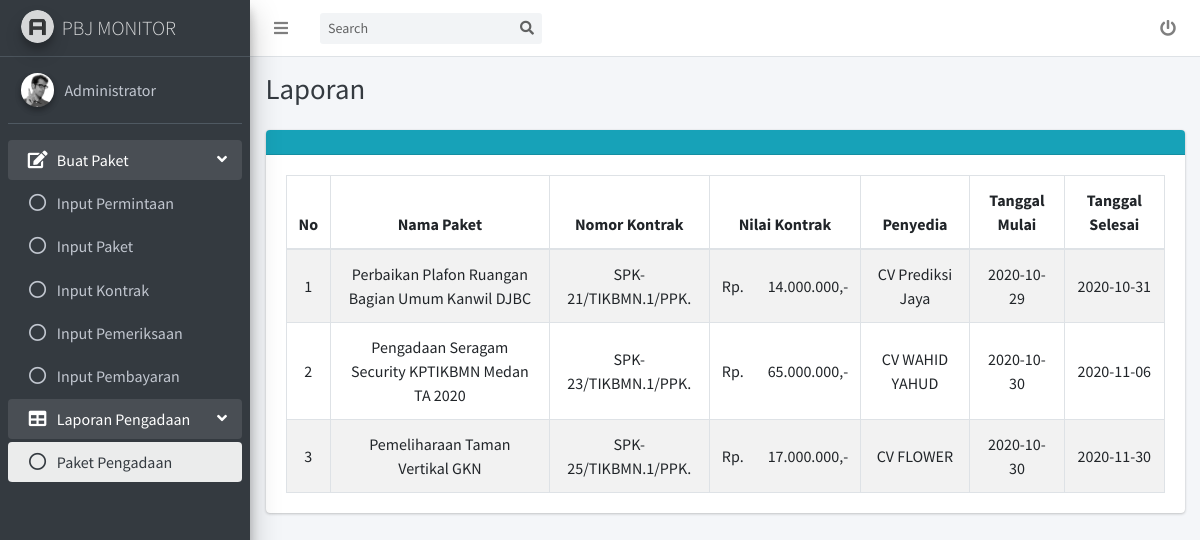
Page /pengadaan2.php?info=paket (signed in) on the committed database.
### tables this page shows
CREATE TABLE `permintaan` (
  `no` int(11) NOT NULL,
  `user` varchar(50) NOT NULL,
  `dasar_permintaan` varchar(100) NOT NULL,
  `ket` varchar(100) NOT NULL
);

CREATE TABLE `paket` (
  `no` varchar(11) NOT NULL,
  `nama_paket` varchar(100) NOT NULL,
  `akun` int(11) NOT NULL,
  `nilai_hps` int(11) NOT NULL
);

CREATE TABLE `kontrak` (
  `no` int(11) NOT NULL,
  `no_kontrak` varchar(20) NOT NULL,
  `nilai_kontrak` int(15) NOT NULL,
  `penyedia` varchar(100) NOT NULL,
  `tgl_mulai` date NOT NULL,
  `tgl_selesai` date NOT NULL
);

### pengadaan2.php (the view, shortened to what this page needs)
<!DOCTYPE html>
<html>
<head>
  <link rel="stylesheet" href="plugins/fontawesome-free/css/all.min.css">
  <link rel="stylesheet" href="dist/css/adminlte.min.css">
</head>
<body class="hold-transition sidebar-mini layout-fixed">
<div class="wrapper">
  <nav class="main-header navbar navbar-expand navbar-white navbar-light">
    <ul class="navbar-nav">
      <li class="nav-item">
        <a class="nav-link" data-widget="pushmenu" href="#" role="button"><i class="fas fa-bars"></i></a>
      </li>
    </ul>
    <form class="form-inline ml-3">
      <div class="input-group input-group-sm">
        <input class="form-control form-control-navbar" type="search" placeholder="Search" aria-label="Search" id="input" onkeyup="searchTable()">
        <div class="input-group-append">
          <button class="btn btn-navbar" type="submit">
            <i class="fas fa-search"></i>
          </button>
        </div>
      </div>
    </form>
	<ul class="navbar-nav ml-auto">
	  <li class="nav-item">
        <a class="nav-link" href="logout.php">
          <i class="fas fa-power-off"></i>
        </a>
      </li>
	</ul>
  </nav>
  <aside class="main-sidebar sidebar-dark-primary elevation-4">
    <a href="home.php" class="brand-link">
      <img src="dist/img/AdminLTELogo.png" alt="AdminLTE Logo" class="brand-image img-circle elevation-3"
           style="opacity: .8">
      <span class="brand-text font-weight-light">PBJ MONITOR</span>
    </a>
    <div class="sidebar">
      <div class="user-panel mt-3 pb-3 mb-3 d-flex">
        <div class="image">
          <img src="dist/img/user2-160x160.jpg" class="img-circle elevation-2" alt="User Image">
        </div>
        <div class="info">
          <a href="#" class="d-block"><?php echo $_SESSION['name']; ?></a>
        </div>
      </div>
      <nav class="mt-2">
        <ul class="nav nav-pills nav-sidebar flex-column" data-widget="treeview" role="menu" data-accordion="false">
		<li class="nav-item has-treeview menu-open">
            <a href="#" class="nav-link">
              <i class="nav-icon fas fa-edit"></i>
              <p>
                Buat Paket
                <i class="fas fa-angle-left right"></i>
              </p>
            </a>
            <ul class="nav nav-treeview">
              <li class="nav-item">
                <a href="permintaan.php" class="nav-link">
                  <i class="far fa-circle nav-icon"></i>
                  <p><?php if($_SESSION['akses'] == "admin") echo "Input "; ?>Permintaan</p>
                </a>
              </li>
              <li class="nav-item">
                <a href="paket.php" class="nav-link">
                  <i class="far fa-circle nav-icon"></i>
                  <p><?php if($_SESSION['akses'] == "admin") echo "Input "; ?>Paket</p>
                </a>
              </li>
              <li class="nav-item">
                <a href="kontrak.php" class="nav-link">
                  <i class="far fa-circle nav-icon"></i>
                  <p><?php if($_SESSION['akses'] == "admin") echo "Input "; ?>Kontrak</p>
                </a>
              </li>
              <li class="nav-item">
                <a href="pemeriksaan.php" class="nav-link">
                  <i class="far fa-circle nav-icon"></i>
                  <p><?php if($_SESSION['akses'] == "admin") echo "Input "; ?>Pemeriksaan</p>
                </a>
              </li>
			  <li class="nav-item">
                <a href="pembayaran.php" class="nav-link">
                  <i class="far fa-circle nav-icon"></i>
                  <p><?php if($_SESSION['akses'] == "admin") echo "Input "; ?>Pembayaran</p>
                </a>
              </li>
            </ul>
          </li>
          <li class="nav-item has-treeview menu-open">
            <a href="#" class="nav-link">
              <i class="nav-icon fas fa-table"></i>
              <p>
                Laporan Pengadaan
                <i class="fas fa-angle-left right"></i>
              </p>
            </a>
            <ul class="nav nav-treeview">
              <li class="nav-item">
                <a href="pengadaan.php" class="nav-link active">
                  <i class="far fa-circle nav-icon"></i>
                  <p>Paket Pengadaan</p>
                </a>
              </li>
            </ul>
          </li>
        </ul>
      </nav>
    </div>
  </aside>
  <div class="content-wrapper">
    <div class="content-header">
      <div class="container-fluid">
        <div class="row mb-2">
          <div class="col-sm-6">
            <h1 class="m-0 text-dark">Laporan</h1>
          </div>
        </div>
      </div>
    </div>
	<section class="content">
      <div class="container-fluid">
		<div class="card card-info">
			<div class="card-header">
			</div>
			<div class="card-body">
				<table class="table table-bordered table-striped">
					<thead>
						<tr>
							<th>No</th>
							<th>Nama Paket</th>
							<th>Nomor Kontrak</th>
							<th colspan='2'>Nilai Kontrak</th>
							<th>Penyedia</th>
							<th>Tanggal Mulai</th>
							<th>Tanggal Selesai</th>
						</tr>
					</thead>
					<tbody>
					<?php
						include 'koneksi.php';
						if($_GET['info'] == 'paket')
						{
							$data = mysqli_query($koneksi, "SELECT *,permintaan.no as no_permintaan FROM permintaan JOIN paket ON permintaan.no=paket.no LEFT JOIN kontrak ON paket.no=kontrak.no");
							while($d = mysqli_fetch_array($data))
							{
								echo "<tr>";
								echo "<td class='align-middle'>".$d['no_permintaan']."</td>";
								echo "<td class='align-middle'>".$d['nama_paket']."</td>";
								echo "<td class='align-middle'>".$d['no_kontrak']."</td>";
								$str = "";
								$harga = $d['nilai_kontrak'];
								$titik = 0;
								while($harga>0.9)
								{
									if($titik%3 == 0 && $titik != 0) $str = '.'.$str;
									$last = $harga%10;
									$str = $last.$str;
									$harga = $harga/10;
									$titik++;
								}
								echo "<td class='align-middle' style='text-algin:left; border-right:0'>Rp.</td>";
								echo "<td class='align-middle' style='text-algin:right; border-left:0'>".$str.",-</td>";
								echo "<td class='align-middle'>".$d['penyedia']."</td>";
								echo "<td class='align-middle'>".$d['tgl_mulai']."</td>";
								echo "<td class='align-middle'>".$d['tgl_selesai']."</td>";
								echo "</tr>";
							}
						}
					?>
					</tbody>
				</table>
			</div>
		</div>
      </div>
    </section>
  </div>
</div>
</body>
</html>

### pengadaan2.php (style rules this page uses)
th, td { text-align:center; }

### rows in the picture
permintaan: no "1", paket.nama_paket "Perbaikan Plafon Ruangan Bagian Umum Kanwil DJBC", kontrak.no_kontrak "SPK-21/TIKBMN.1/PPK.", str "14.000.000", kontrak.penyedia "CV Prediksi Jaya", kontrak.tgl_mulai "2020-10-29", kontrak.tgl_selesai "2020-10-31"
permintaan: no "2", paket.nama_paket "Pengadaan Seragam Security KPTIKBMN Medan TA 2020", kontrak.no_kontrak "SPK-23/TIKBMN.1/PPK.", str "65.000.000", kontrak.penyedia "CV WAHID YAHUD", kontrak.tgl_mulai "2020-10-30", kontrak.tgl_selesai "2020-11-06"
permintaan: no "3", paket.nama_paket "Pemeliharaan Taman Vertikal GKN", kontrak.no_kontrak "SPK-25/TIKBMN.1/PPK.", str "17.000.000", kontrak.penyedia "CV FLOWER", kontrak.tgl_mulai "2020-10-30", kontrak.tgl_selesai "2020-11-30"

### other values in the picture
$_SESSION['name'] "Administrator"
